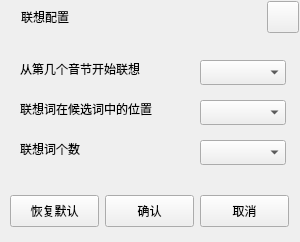
<?xml version="1.0" encoding="UTF-8"?>
<ui version="4.0">
 <class>suggestset</class>
 <widget class="QWidget" name="suggestset">
  <property name="geometry">
   <rect>
    <x>0</x>
    <y>0</y>
    <width>300</width>
    <height>242</height>
   </rect>
  </property>
  <property name="minimumSize">
   <size>
    <width>300</width>
    <height>200</height>
   </size>
  </property>
  <property name="maximumSize">
   <size>
    <width>300</width>
    <height>400</height>
   </size>
  </property>
  <property name="windowTitle">
   <string>词语联想设置</string>
  </property>
  <widget class="QLabel" name="label_syllable_location">
   <property name="geometry">
    <rect>
     <x>20</x>
     <y>60</y>
     <width>170</width>
     <height>17</height>
    </rect>
   </property>
   <property name="text">
    <string>从第几个音节开始联想</string>
   </property>
  </widget>
  <widget class="QLabel" name="label_suggestWord_location">
   <property name="geometry">
    <rect>
     <x>20</x>
     <y>100</y>
     <width>170</width>
     <height>17</height>
    </rect>
   </property>
   <property name="text">
    <string>联想词在候选词中的位置</string>
   </property>
  </widget>
  <widget class="QLabel" name="label_suggest_word_count">
   <property name="geometry">
    <rect>
     <x>20</x>
     <y>140</y>
     <width>170</width>
     <height>17</height>
    </rect>
   </property>
   <property name="text">
    <string>联想词个数</string>
   </property>
  </widget>
  <widget class="CustomizeCombobox" name="comboBox_syllable_location">
   <property name="geometry">
    <rect>
     <x>200</x>
     <y>60</y>
     <width>86</width>
     <height>25</height>
    </rect>
   </property>
   <property name="minimumSize">
    <size>
     <width>86</width>
     <height>25</height>
    </size>
   </property>
   <property name="maximumSize">
    <size>
     <width>86</width>
     <height>25</height>
    </size>
   </property>
   <property name="maxCount">
    <number>9</number>
   </property>
  </widget>
  <widget class="CustomizeCombobox" name="comboBox_suggestWord_location">
   <property name="geometry">
    <rect>
     <x>200</x>
     <y>100</y>
     <width>86</width>
     <height>25</height>
    </rect>
   </property>
   <property name="minimumSize">
    <size>
     <width>86</width>
     <height>25</height>
    </size>
   </property>
   <property name="maximumSize">
    <size>
     <width>86</width>
     <height>25</height>
    </size>
   </property>
   <property name="maxCount">
    <number>9</number>
   </property>
  </widget>
  <widget class="CustomizeCombobox" name="comboBox_suggest_word_count">
   <property name="geometry">
    <rect>
     <x>200</x>
     <y>140</y>
     <width>86</width>
     <height>25</height>
    </rect>
   </property>
   <property name="minimumSize">
    <size>
     <width>86</width>
     <height>25</height>
    </size>
   </property>
   <property name="maximumSize">
    <size>
     <width>86</width>
     <height>25</height>
    </size>
   </property>
   <property name="maxCount">
    <number>9</number>
   </property>
  </widget>
  <widget class="QPushButton" name="button_reset">
   <property name="geometry">
    <rect>
     <x>10</x>
     <y>195</y>
     <width>89</width>
     <height>32</height>
    </rect>
   </property>
   <property name="minimumSize">
    <size>
     <width>89</width>
     <height>32</height>
    </size>
   </property>
   <property name="maximumSize">
    <size>
     <width>89</width>
     <height>32</height>
    </size>
   </property>
   <property name="focusPolicy">
    <enum>Qt::NoFocus</enum>
   </property>
   <property name="text">
    <string>恢复默认</string>
   </property>
  </widget>
  <widget class="QPushButton" name="button_ok">
   <property name="geometry">
    <rect>
     <x>105</x>
     <y>195</y>
     <width>89</width>
     <height>32</height>
    </rect>
   </property>
   <property name="minimumSize">
    <size>
     <width>89</width>
     <height>32</height>
    </size>
   </property>
   <property name="maximumSize">
    <size>
     <width>89</width>
     <height>32</height>
    </size>
   </property>
   <property name="focusPolicy">
    <enum>Qt::NoFocus</enum>
   </property>
   <property name="text">
    <string>确认</string>
   </property>
  </widget>
  <widget class="QPushButton" name="button_cancel">
   <property name="geometry">
    <rect>
     <x>200</x>
     <y>195</y>
     <width>89</width>
     <height>32</height>
    </rect>
   </property>
   <property name="minimumSize">
    <size>
     <width>89</width>
     <height>32</height>
    </size>
   </property>
   <property name="maximumSize">
    <size>
     <width>89</width>
     <height>32</height>
    </size>
   </property>
   <property name="focusPolicy">
    <enum>Qt::NoFocus</enum>
   </property>
   <property name="text">
    <string>取消</string>
   </property>
  </widget>
  <widget class="QFrame" name="frame">
   <property name="geometry">
    <rect>
     <x>1</x>
     <y>1</y>
     <width>298</width>
     <height>32</height>
    </rect>
   </property>
   <property name="minimumSize">
    <size>
     <width>298</width>
     <height>32</height>
    </size>
   </property>
   <property name="maximumSize">
    <size>
     <width>298</width>
     <height>32</height>
    </size>
   </property>
   <property name="frameShape">
    <enum>QFrame::NoFrame</enum>
   </property>
   <property name="frameShadow">
    <enum>QFrame::Raised</enum>
   </property>
   <layout class="QHBoxLayout" name="horizontalLayout_2">
    <property name="leftMargin">
     <number>0</number>
    </property>
    <property name="topMargin">
     <number>0</number>
    </property>
    <property name="rightMargin">
     <number>0</number>
    </property>
    <property name="bottomMargin">
     <number>0</number>
    </property>
    <item>
     <layout class="QHBoxLayout" name="horizontalLayout">
      <item>
       <spacer name="horizontalSpacer">
        <property name="orientation">
         <enum>Qt::Horizontal</enum>
        </property>
        <property name="sizeType">
         <enum>QSizePolicy::Fixed</enum>
        </property>
        <property name="sizeHint" stdset="0">
         <size>
          <width>20</width>
          <height>20</height>
         </size>
        </property>
       </spacer>
      </item>
      <item>
       <widget class="QLabel" name="title_label">
        <property name="text">
         <string>联想配置</string>
        </property>
       </widget>
      </item>
      <item>
       <spacer name="horizontalSpacer_2">
        <property name="orientation">
         <enum>Qt::Horizontal</enum>
        </property>
        <property name="sizeHint" stdset="0">
         <size>
          <width>40</width>
          <height>20</height>
         </size>
        </property>
       </spacer>
      </item>
      <item>
       <widget class="QPushButton" name="clostBtn">
        <property name="minimumSize">
         <size>
          <width>32</width>
          <height>32</height>
         </size>
        </property>
        <property name="maximumSize">
         <size>
          <width>32</width>
          <height>32</height>
         </size>
        </property>
        <property name="text">
         <string/>
        </property>
       </widget>
      </item>
     </layout>
    </item>
   </layout>
  </widget>
 </widget>
 <customwidgets>
  <customwidget>
   <class>CustomizeCombobox</class>
   <extends>QComboBox</extends>
   <header location="global">customize_ui/customizecombobox.h</header>
  </customwidget>
 </customwidgets>
 <resources/>
 <connections/>
</ui>
